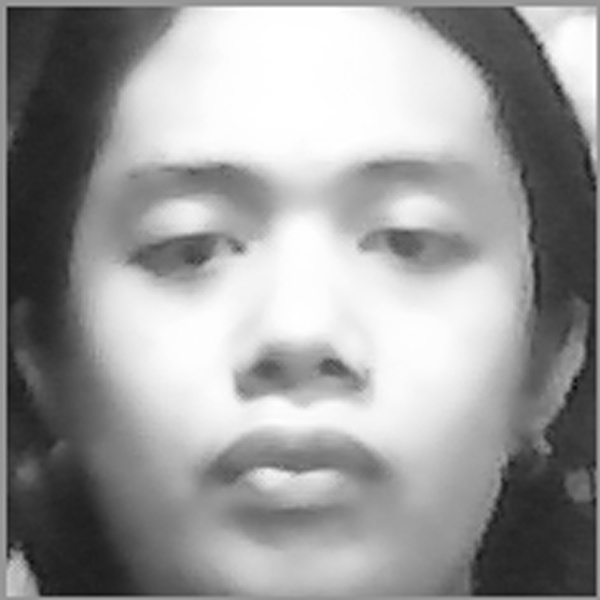
#> input picture datasets/1-Hale/1.jpg, 600 x 600 px
$ python -i super_resolution.py   (imports and definitions only)
#> lines starting #> are read from the running program, lines starting #| are printed output that depends on the picture
#> further down, picture is the input picture: shape (600, 600, 3); min 10, max 255, mean 155.1
import cv2
import numpy as np

def denoise_image(image):
    return cv2.bilateralFilter(image, d=5, sigmaColor=50, sigmaSpace=50)

def adjust_contrast_clahe(image):
    clahe = cv2.createCLAHE(clipLimit=1.5, tileGridSize=(8, 8))
    return clahe.apply(image)
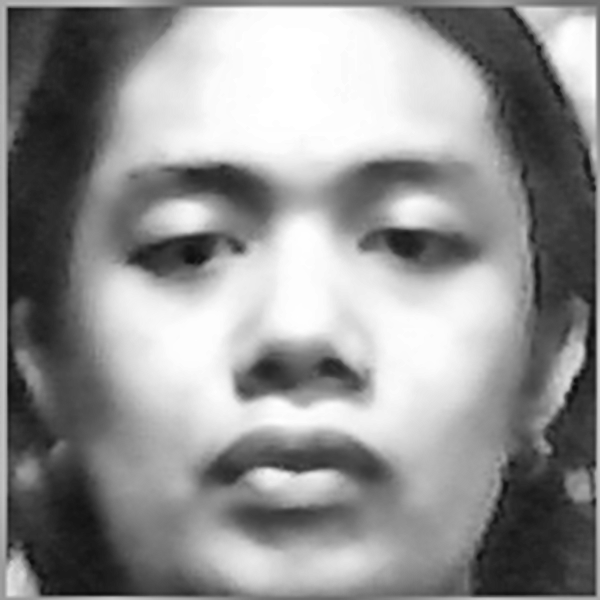
#> returned value: shape (600, 600); min 11, max 255, mean 145.9

def sharpen_image(image):
    gaussian = cv2.GaussianBlur(image, (0, 0), 1)
    return cv2.addWeighted(image, 1.2, gaussian, -0.2, 0)

def cubic_interpolation(image, scale_factor=2):
#> called with scale_factor = 2
    height, width = image.shape[:2]
#> height = 600; width = 600
    new_dim = (width * scale_factor, height * scale_factor)
#> new_dim = (1200, 1200)
    return cv2.resize(image, new_dim, interpolation=cv2.INTER_CUBIC)
#> returned value: shape (1200, 1200)

def image_preprocess(image):
    if len(image.shape) == 3:
        image = cv2.cvtColor(image, cv2.COLOR_BGR2GRAY)
    image = denoise_image(image)
    image = adjust_contrast_clahe(image)
    image = sharpen_image(image)
    image = cubic_interpolation(image)
    return image

>>> import cv2
>>> picture = cv2.imread('../datasets/1-Hale/1.jpg')
>>> result = image_preprocess(picture)

$ run again, on datasets/1-Hale/10.jpg
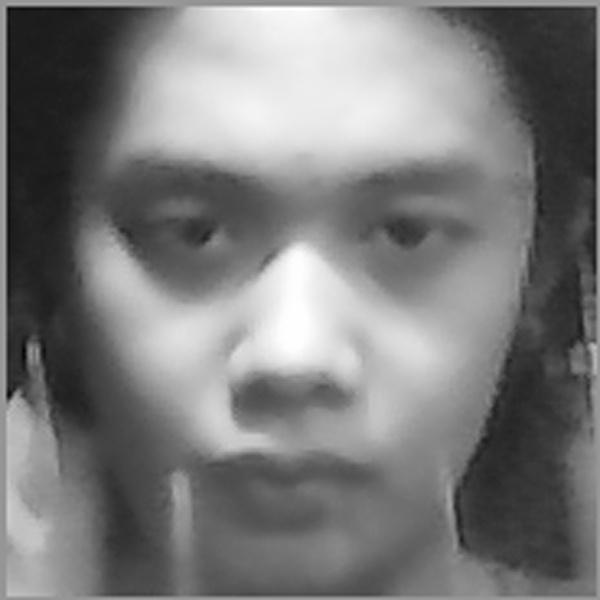
#> input picture datasets/1-Hale/10.jpg, 600 x 600 px
#> picture is the input picture: shape (600, 600, 3); min 3, max 255, mean 123.2
#> in adjust_contrast_clahe, `return clahe.apply(image)`:
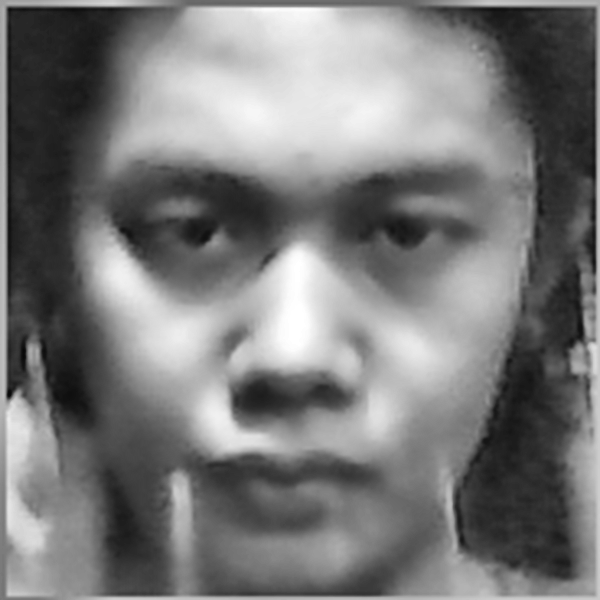
#> returned value: shape (600, 600); min 7, max 255, mean 121.9

$ run again, on datasets/1-Hale/11.jpg
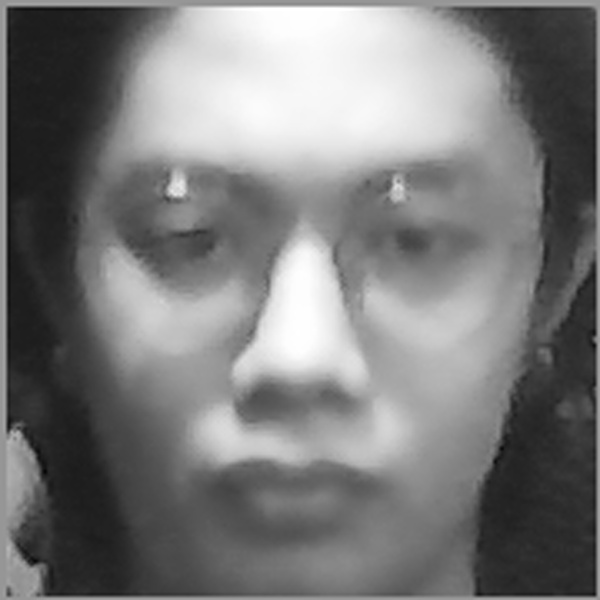
#> input picture datasets/1-Hale/11.jpg, 600 x 600 px
#> picture is the input picture: shape (600, 600, 3); min 5, max 255, mean 122.9
#> in adjust_contrast_clahe, `return clahe.apply(image)`:
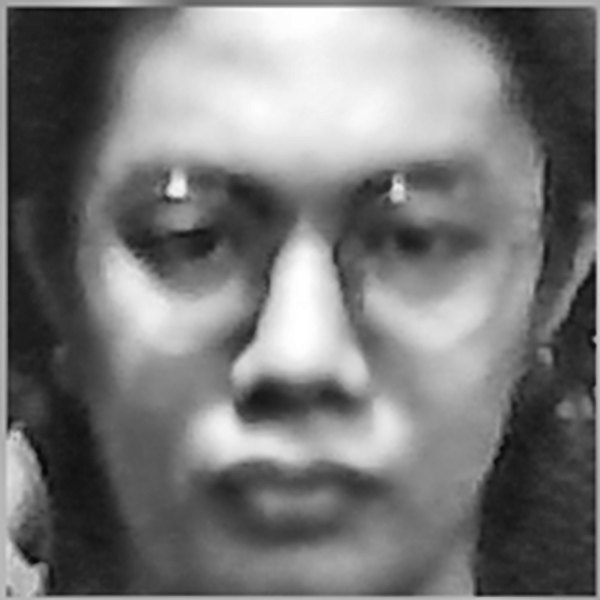
#> returned value: shape (600, 600); min 6, max 255, mean 120

$ run again, on datasets/1-Hale/12.jpg
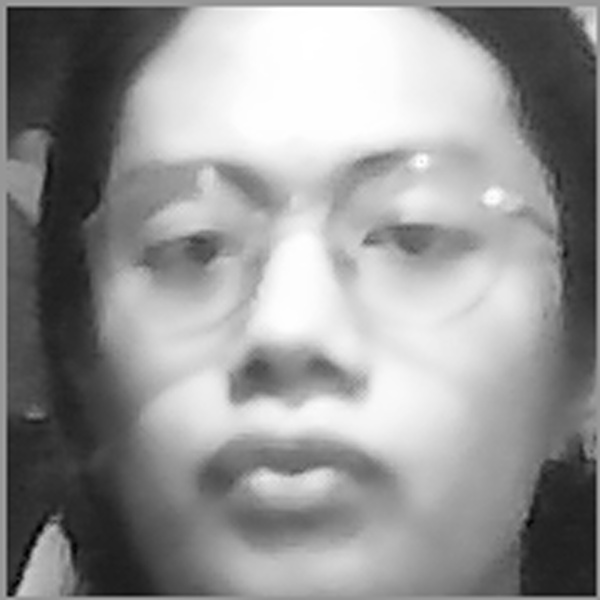
#> input picture datasets/1-Hale/12.jpg, 600 x 600 px
#> picture is the input picture: shape (600, 600, 3); min 0, max 255, mean 149
#> in adjust_contrast_clahe, `return clahe.apply(image)`:
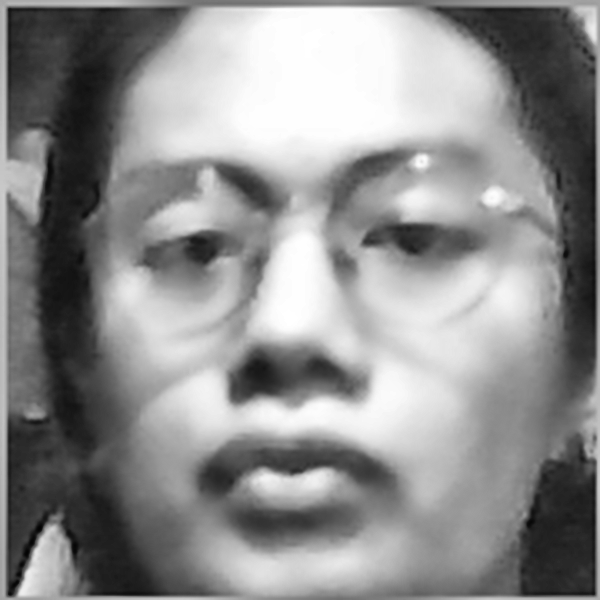
#> returned value: shape (600, 600); min 2, max 255, mean 142.2
